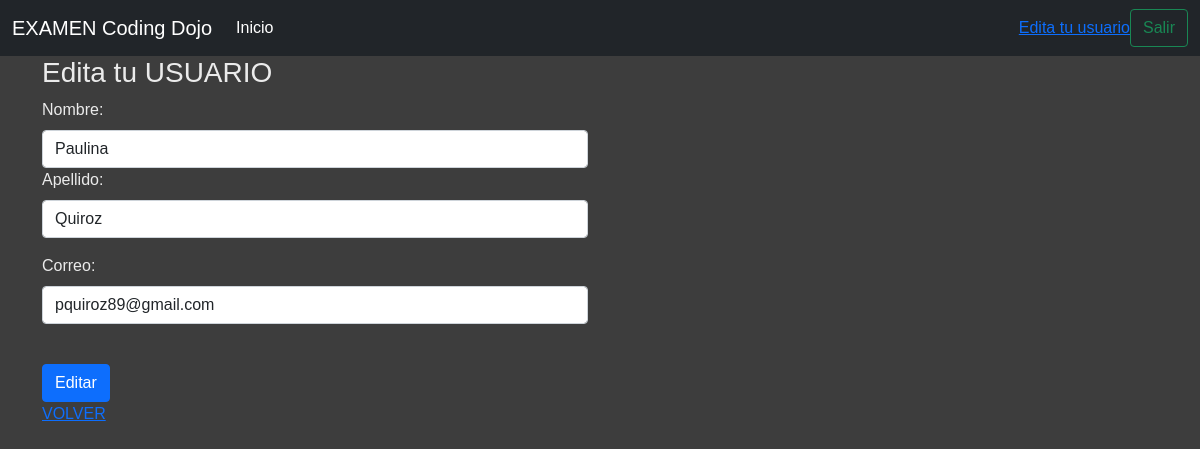
The app's page /editar/3 (signed in) with its own data.
### app/models.py (models this page shows, shortened)
class User(models.Model):
    CHOICES = (
        ("user", 'User'),
        ("admin", 'Admin')
    )
    name = models.CharField(max_length=100)
    lastname = models.CharField(max_length=100)
    email = models.EmailField(max_length=255, unique=True)
    role = models.CharField(max_length=255, choices=CHOICES)
    password = models.CharField(max_length=70)
    created_at = models.DateTimeField(auto_now_add=True)
    updated_at = models.DateTimeField(auto_now=True)
    objects = UserManager()

### app/views.py (the view)
# urls.py: path('editar/<int:id>', views.editar),
def editar(request,id):
    print(request.POST)
    if request.method == 'POST':
        usuario = User.objects.get(id=id)
        usuario.name = request.POST['name']
        usuario.lastname = request.POST['lastname']
        usuario.email = request.POST['email']
        usuario.save()
        messages.success(request,"Edicion satisfactoria")
        return redirect(f"/editar/{id}")
    else:
        context = {
                'datos' : User.objects.get(id=id),
        }
        return render(request, 'editar.html', context)

### app/templates/editar.html (shortened to what this page needs)
{% extends "base.html" %}
{% block contenido %}
<div class="row">
    <div class="col-6">
        <h3 class="">Edita tu USUARIO</h3>
        <form action='/editar/{{request.session.usuario.id}}' method="POST">
            <div class="mb-6">
                <label for="name" class="form-label">Nombre:</label>
                <input type="text" class="form-control" id="name" name="name" value='{{datos.name}}' required>
            </div>
            <div class="mb-3">
                <label for="lastname" class="form-label">Apellido:</label>
                <input type="text"  class="form-control" id="lastname" name="lastname" value="{{datos.lastname}}" required>
            </div>
            <div class="mb-3">
                <label for="email" class="form-label">Correo:</label>
                <input type="text" class="form-control" id="email" name="email" value="{{datos.email}}" required>
            </div>
            <br>
            <button type="submit" class="btn btn-primary">Editar</button>
        </form>
        <p><a href ="/">VOLVER</a></p>
    </div>
</div>
{% endblock %}

### app/static/css/main.css (style rules this page uses)
.fondo { background-color: rgb(61, 61, 61); }
.texto { text-decoration-color: aliceblue; color: rgb(235, 235, 235); font-family: Arial, Helvetica, sans-serif; }

### records on screen
User: name "Paulina", lastname "Quiroz", email "pquiroz89@gmail.com"
